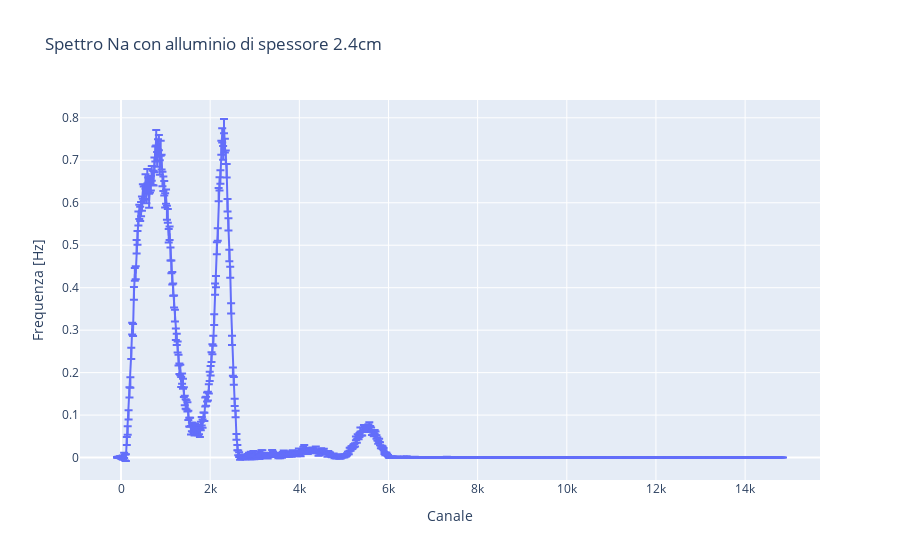

The cell this chart's notebook holds for it:
### Code cell
'''

    ALLUMINIO 2.4CM

'''

segnale_24cm = pd.read_csv(r'C:\Users\Black\Desktop\Esperimentazioni di Nucleare e Subnucleare\SiPM\Spettrometria Gamma\BGO\Alluminio\Data\2.4cm.csv', sep=' \t', engine='python')
channel_24 = np.array(segnale_24cm['Channel'])
counts_24 = np.array(segnale_24cm['Counts'])

# calculating frequency and removing background noise
frequency_24 = frequency_converter(counts_24, time_signal=3300)
background_24 = SNIP_algorithm(frequency_24[0], iterations=15)

frequency_24 = (frequency_24[0] - background_24, frequency_24[1])

fig = px.line(x=channel_24, y=frequency_24[0], error_y=frequency_24[1], title='Spettro Na con alluminio di spessore 2.4cm', labels={'x':'Canale', 'y':'Frequenza [Hz]'})
fig.show()

# fit
trapz_integral_24 = trapz_integral(channel_24, frequency_24, [1700, 2650])

ls = LeastSquares(channel_24, frequency_24[0], frequency_24[1], func2)
m = Minuit(ls, A1=trapz_integral_24, mu1=2300, sigma1=128, A2=trapz_integral_24*0.1, mu2=2000, sigma2=200)
ls.mask = (channel_24 > 1700) & (channel_24 < 2750)
m.migrad()
m.hesse()
display(m)

area_tot = m.values['A1'] + m.values['A2'] 
err_area_tot = np.sqrt(m.errors['A1']**2 + m.errors['A2']**2)

print(f'Area picco con integrale trapezoidale: {trapz_integral_24:.2f}')
print(f'Area picco con integrale fit: {area_tot} ± {err_area_tot:.2f}')

intensità_511KeV.append(area_tot)
err_intensità_511KeV.append(err_area_tot)
intensità_trapz_511KeV.append(trapz_integral_24)


# calcolo errore sistematico DOWN
frequency_24 = frequency_converter(counts_24, time_signal=3300)
background_24 = SNIP_algorithm(frequency_24[0], iterations=16)
frequency_24 = (frequency_24[0] - background_24, frequency_24[1])

trapz_integral_24 = trapz_integral(channel_24, frequency_24, [1700, 2650])

ls = LeastSquares(channel_24, frequency_24[0], frequency_24[1], func2)
m = Minuit(ls, A1=trapz_integral_24, mu1=2300, sigma1=128, A2=trapz_integral_24*0.1, mu2=2000, sigma2=200)
ls.mask = (channel_24 > 1700) & (channel_24 < 2750)
m.migrad()
m.hesse()
display(m)

area_down = m.values['A1'] + m.values['A2']
print(f'Area picco con integrale fit: {area_down:.2f}')

# calcolo errore sistematico UP
frequency_24 = frequency_converter(counts_24, time_signal=3300)
background_24 = SNIP_algorithm(frequency_24[0], iterations=14)
frequency_24 = (frequency_24[0] - background_24, frequency_24[1])

trapz_integral_24 = trapz_integral(channel_24, frequency_24, [1700, 2650])

ls = LeastSquares(channel_24, frequency_24[0], frequency_24[1], func2)
m = Minuit(ls, A1=trapz_integral_24, mu1=2300, sigma1=128, A2=trapz_integral_24*0.1, mu2=2000, sigma2=200)
ls.mask = (channel_24 > 1700) & (channel_24 < 2750)
m.migrad()
m.hesse()
display(m)

area_up = m.values['A1'] + m.values['A2']
print(f'Area picco con integrale fit: {area_up:.2f}')

err_sistematico = abs(area_up - area_down)/2
err_sistematico_511KeV.append(err_sistematico)
print(f'Errore statistico: {err_area_tot:.2f}')
print(f'Errore sistematico: {err_sistematico:.2f}')

### Figure 1 — Plotly figure (JSON) as saved in the notebook; plotly's stock layout.template omitted (floating-point values rounded to 4 significant figures; data arrays with more than 128 entries replaced by an {"elided": "..."} marker saying what was removed)
{"data": [{"error_y": {"array": {"elided": "748 float values"}}, "hovertemplate": "Canale=%{x}<br>Frequenza [Hz]=%{y}<extra></extra>", "legendgroup": "", "line": {"color": "#636efa", "dash": "solid"}, "marker": {"symbol": "circle"}, "mode": "lines", "name": "", "orientation": "v", "showlegend": false, "type": "scatter", "x": {"elided": "748 int values"}, "xaxis": "x", "y": {"elided": "748 float values"}, "yaxis": "y"}], "layout": {"legend": {"tracegroupgap": 0}, "title": {"text": "Spettro Na con alluminio di spessore 2.4cm"}, "xaxis": {"anchor": "y", "domain": [0, 1], "title": {"text": "Canale"}}, "yaxis": {"anchor": "x", "domain": [0, 1], "title": {"text": "Frequenza [Hz]"}}}}
